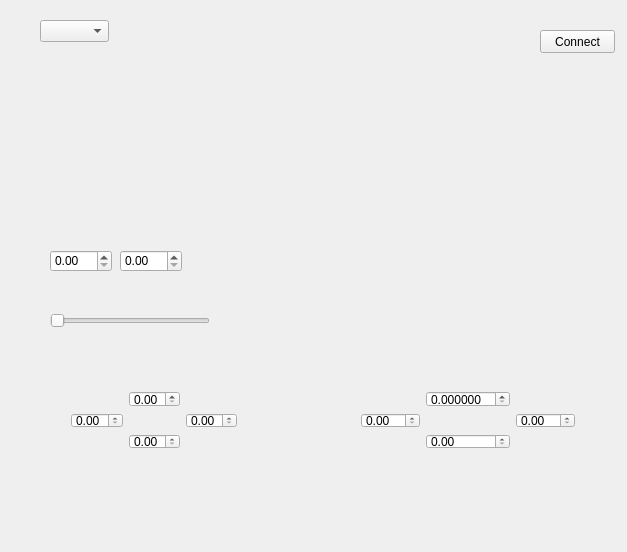
<?xml version="1.0" encoding="UTF-8"?>
<ui version="4.0">
 <class>mainwindow</class>
 <widget class="QWidget" name="mainwindow">
  <property name="geometry">
   <rect>
    <x>0</x>
    <y>0</y>
    <width>627</width>
    <height>552</height>
   </rect>
  </property>
  <property name="windowTitle">
   <string>mainwindow</string>
  </property>
  <widget class="QComboBox" name="comboBox">
   <property name="geometry">
    <rect>
     <x>40</x>
     <y>20</y>
     <width>69</width>
     <height>22</height>
    </rect>
   </property>
  </widget>
  <widget class="QPushButton" name="btn_conn">
   <property name="geometry">
    <rect>
     <x>540</x>
     <y>30</y>
     <width>75</width>
     <height>23</height>
    </rect>
   </property>
   <property name="text">
    <string>Connect</string>
   </property>
  </widget>
  <widget class="QDoubleSpinBox" name="sp_l">
   <property name="geometry">
    <rect>
     <x>50</x>
     <y>250</y>
     <width>62</width>
     <height>22</height>
    </rect>
   </property>
  </widget>
  <widget class="QDoubleSpinBox" name="sp_r">
   <property name="geometry">
    <rect>
     <x>120</x>
     <y>250</y>
     <width>62</width>
     <height>22</height>
    </rect>
   </property>
  </widget>
  <widget class="QWidget" name="gridLayoutWidget">
   <property name="geometry">
    <rect>
     <x>60</x>
     <y>380</y>
     <width>188</width>
     <height>80</height>
    </rect>
   </property>
   <layout class="QGridLayout" name="gridLayout">
    <item row="1" column="0">
     <widget class="QDoubleSpinBox" name="sp_la"/>
    </item>
    <item row="1" column="2">
     <widget class="QDoubleSpinBox" name="sp_ld"/>
    </item>
    <item row="0" column="1">
     <widget class="QDoubleSpinBox" name="sp_lw"/>
    </item>
    <item row="2" column="1">
     <widget class="QDoubleSpinBox" name="sp_ls"/>
    </item>
   </layout>
  </widget>
  <widget class="QWidget" name="gridLayoutWidget_3">
   <property name="geometry">
    <rect>
     <x>350</x>
     <y>380</y>
     <width>236</width>
     <height>80</height>
    </rect>
   </property>
   <layout class="QGridLayout" name="gridLayout_3">
    <item row="0" column="1">
     <widget class="QDoubleSpinBox" name="sp_rw">
      <property name="decimals">
       <number>6</number>
      </property>
     </widget>
    </item>
    <item row="1" column="0">
     <widget class="QDoubleSpinBox" name="sp_ra"/>
    </item>
    <item row="1" column="2">
     <widget class="QDoubleSpinBox" name="sp_rd"/>
    </item>
    <item row="2" column="1">
     <widget class="QDoubleSpinBox" name="sp_rs"/>
    </item>
   </layout>
  </widget>
  <widget class="QSlider" name="sensor">
   <property name="geometry">
    <rect>
     <x>50</x>
     <y>310</y>
     <width>160</width>
     <height>22</height>
    </rect>
   </property>
   <property name="minimum">
    <number>1</number>
   </property>
   <property name="maximum">
    <number>100</number>
   </property>
   <property name="orientation">
    <enum>Qt::Horizontal</enum>
   </property>
  </widget>
 </widget>
 <layoutdefault spacing="6" margin="11"/>
 <resources/>
 <connections/>
</ui>
